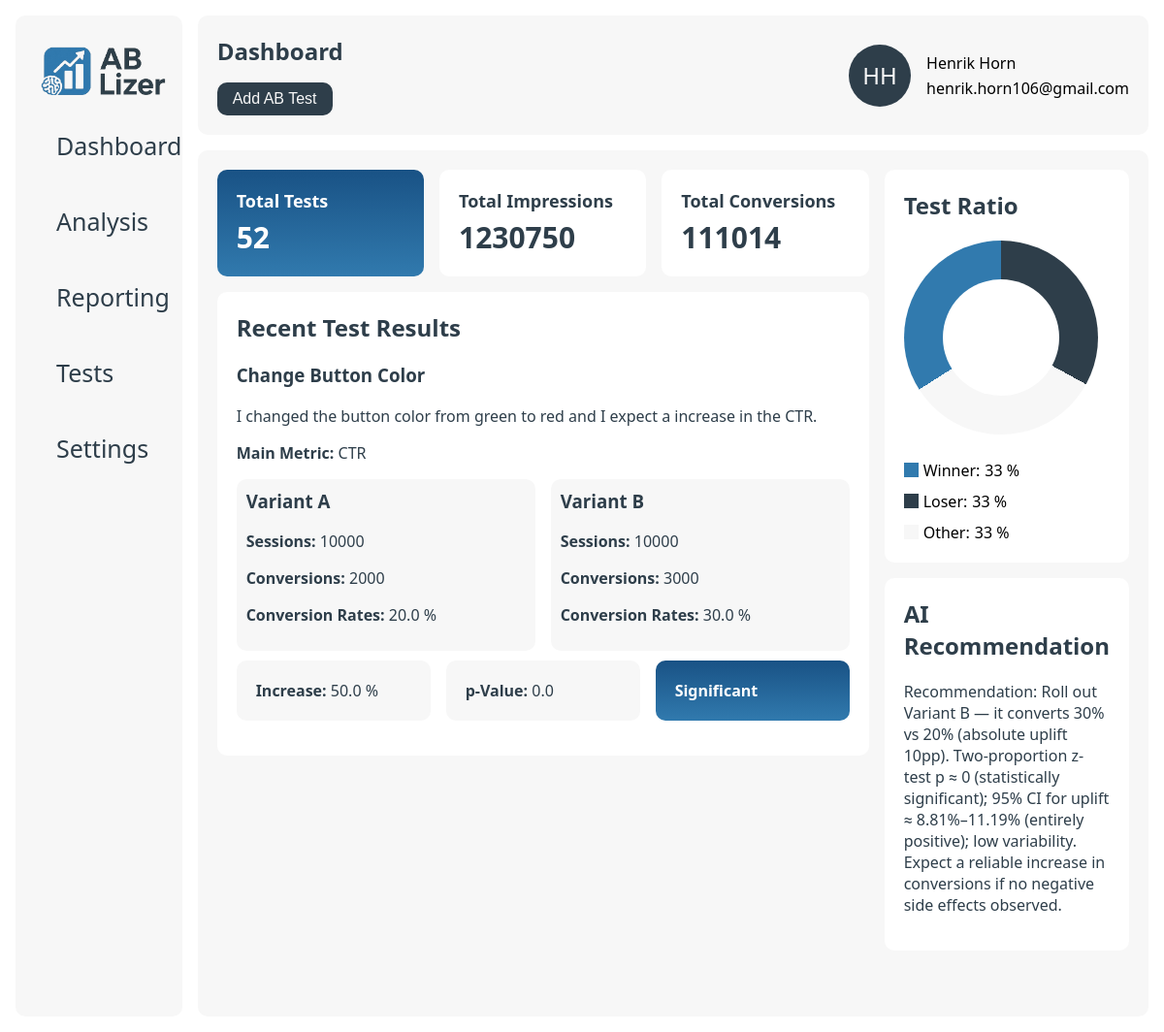
The page / on the database its author committed.
### data/models.py (models this page shows)
class users(db.Model):
    __tablename__ = 'users'
    id = db.Column(db.Integer, primary_key=True)
    company_id = db.Column(db.Integer, db.ForeignKey('companies.id'), nullable=False)
    name = db.Column(db.String(255), nullable=False)
    email = db.Column(db.String(255), nullable=False)

class ab_tests(db.Model):
    __tablename__ = 'ab_tests'
    id = db.Column(db.Integer, primary_key=True)
    company_id = db.Column(db.Integer, db.ForeignKey('companies.id'), nullable=False)
    name = db.Column(db.String(255), nullable=False)
    description = db.Column(db.Text, nullable=False)
    metric = db.Column(db.String(255), nullable=False)
    created_at = db.Column(db.DateTime, nullable=False)
    __repr__ = lambda self: f'<Ab_Test {self.id}>'
    __str__ = lambda self: f'{self.id}'

class variants(db.Model):
    __tablename__ = 'variants'
    id = db.Column(db.Integer, primary_key=True)
    test_id = db.Column(db.Integer, db.ForeignKey('ab_tests.id'), nullable=False)
    name = db.Column(db.String(255), nullable=False)
    impressions = db.Column(db.Integer, nullable=False)
    conversions = db.Column(db.Integer, nullable=False)
    conversion_rate = db.Column(db.Float, nullable=False)
    __repr__ = lambda self: f'<Variant {self.id}>'
    __str__ = lambda self: f'{self.id}'

class reports(db.Model):
    __tablename__ = 'reports'
    id = db.Column(db.Integer, primary_key=True)
    test_id = db.Column(db.Integer, db.ForeignKey('ab_tests.id'), nullable=False)
    p_value = db.Column(db.Float, nullable=False)
    summary = db.Column(db.Text, nullable=False)
    significance = db.Column(db.Boolean, nullable=False)
    increase_percent = db.Column(db.Float, nullable=True)
    ai_recommendation = db.Column(db.Text, nullable=False)
    created_at = db.Column(db.DateTime, nullable=False, default=db.func.now())
    __repr__ = lambda self: f'<Report {self.id}>'
    __str__ = lambda self: f'{self.id}'

### app.py (the view)
@app.route("/")
def home_page():
    user = db_manager.get_user(1)
    total_tests = len(db_manager.get_ab_tests(user.company_id))
    total_variants = db_manager.get_all_variants(user.company_id)
    total_impressions = 0
    total_conversions = 0
    for variant in total_variants:
        total_impressions += variant.impressions
        total_conversions += variant.conversions
    test = db_manager.get_recent_test(user.company_id)
    try:
        variants = db_manager.get_variants(test.id)
        report = db_manager.get_report(test.id)
    except AttributeError:
        variants = []
        report = None
    for variant in variants:
        variant.conversion_rate = round(float(variant.conversions) / float(variant.impressions) * 100, 2)
    return render_template("index.html",
                           user=user,
                           total_tests=total_tests,
                           total_impressions=total_impressions,
                           total_conversions=total_conversions,
                           test=test,
                           variants=variants,
                           report=report
                           )

### app.py (called while the page is built)
@app.template_filter('initials')
def get_initials(name):
    if not name:
        return ''
    parts = name.strip().split()
    if len(parts) >= 2:
        return (parts[0][0] + parts[1][0]).upper()
    elif len(parts) == 1:
        return parts[0][:2].upper()
    return ''

### data/db_manager.py (called while the page is built)
    def get_ab_tests(self, company_id):
        return ab_tests.query.filter_by(company_id=company_id).order_by(ab_tests.created_at.desc()).all()

    def get_recent_test(self, company_id):
        return ab_tests.query.filter_by(company_id=company_id).order_by(ab_tests.created_at.desc()).first()

    def get_all_variants(self, company_id):
        return db.session.query(variants).join(ab_tests).filter(ab_tests.company_id == company_id).all()

    def get_variants(self, test_id):
        return variants.query.filter_by(test_id=test_id).all()

    def get_report(self, test_id):
        return reports.query.filter_by(test_id=test_id).first()

    def get_user(self, user_id):
        return users.query.filter_by(id=user_id).first()

### templates/index.html (shortened to what this page needs)
{% extends "base.html" %}
{% block page_title %}Dashboard{% endblock %}
{% block page_button %}
    <button class="btn" id="addTestBtn">Add AB Test</button>{% endblock %}
{% block content %}
    <div class="column-grid-2">
        <div class="col-1">
            <div class="column-grid-3">
                <div class="card gradient">
                    <h2 class="card-title">Total Tests</h2>
                    <p class="card-value">{{ total_tests }}</p>
                </div>
                <div class="card">
                    <h2 class="card-title">Total Impressions</h2>
                    <p class="card-value">{{ total_impressions }}</p>
                </div>
                <div class="card">
                    <h2 class="card-title">Total Conversions</h2>
                    <p class="card-value">{{ total_conversions }}</p>
                </div>
            </div>
            <div class="card big">
                <h2>Recent Test Results</h2>
                {% if test is not none %}
                    <h3>{{ test.name }}</h3>
                    <p>{{ test.description }}</p>
                    <p><strong>Main Metric:</strong> {{ test.metric }}</p>
                    {% if variants != [] %}
                        <div class="column-grid-2">
                            {% for variant in variants %}
                                <div class="test-card">
                                    <h3>{{ variant.name }}</h3>
                                    <p><strong>Sessions:</strong> {{ variant.impressions }}</p>
                                    <p><strong>Conversions:</strong> {{ variant.conversions }}</p>
                                    <p><strong>Conversion Rates:</strong> {{ variant.conversion_rate }} %</p>
                                </div>
                            {% endfor %}
                        </div>
                        <div class="column-grid-3">
                            <div class="card secondary">
                                <p><strong>Increase:</strong> {{ report.increase_percent }} %</p>
                            </div>
                            <div class="card secondary">
                                <p><strong>p-Value:</strong> {{ report.p_value }}</p>
                            </div>
                            {% if report.significance %}
                                <div class="card gradient">
                                    <p><strong>Significant</strong></p>
                                </div>
                            {% else %}
                                <div class="card secondary">
                                    <p><strong>Not Significant</strong></p>
                                </div>
                            {% endif %}
                        </div>
                    {% else %}
                        <button class="btn" id="addVariantBtn">Add Variants</button>
                    {% endif %}
                {% else %}
                    <p>Create your first AB test to see the results.</p>
                {% endif %}
            </div>
        </div>
        <div class="col-2">
            <div class="card big">
                <h2>Test Ratio</h2>
                <div class="chart-container" data-company-id="{{ user.company_id }}">
                    <div class="pie hollow"></div>
                    <div class="legend">
                        <div class="legend-item">
                            <div class="legend-color">
                                <div class="winner"></div>
                            </div>
                            <span>Winner:</span>
                            <span>33 %</span>
                        </div>
                        <div class="legend-item">
                            <div class="legend-color">
                                <div class="loser"></div>
                            </div>
                            <span>Loser:</span>
                            <span>33 %</span>
                        </div>
                        <div class="legend-item">
                            <div class="legend-color">
                                <div class="na"></div>
                            </div>
                            <span>Other:</span>
                            <span>33 %</span>
                        </div>
                    </div>
                </div>
            </div>
            <div class="card big">
                <h2>AI Recommendation</h2>
                <p>{{ report.summary }}</p>
            </div>
        </div>
    </div>
{% endblock %}

### templates/base.html (shortened to what this page needs)
<!DOCTYPE html>
<html lang="en">
<head>
    <link href="{{ url_for('static', filename='style.css') }}" rel="stylesheet">
</head>
<body>
<div class="main-wrapper">
    <div class="sidenav" id="mySidenav">
        <div class="sidenav-container">
            <a class="logo" href="/"><img src="{{ url_for('static', filename='logo_ab-lizer.png') }}" height="50px"></a>
            <a href="/">
                <div class="tab">Dashboard</div>
            </a>
            <a href="#">
                <div class="tab">Analysis</div>
            </a>
            <a href="#">
                <div class="tab">Reporting</div>
            </a>
            <a href="/tests/{{ user.id }}">
                <div class="tab">Tests</div>
            </a>
            <a href="/settings/{{ user.id }}">
                <div class="tab">Settings</div>
            </a>
        </div>
    </div>
    <div class="wrapper">
        <nav>
            <div class="container navigation">
                <div class="hero">
                    <div>
                        <h1>{% block page_title %}{% endblock %}</h1>
                    </div>
                    <div>
                        {% block page_button %}{% endblock %}
                    </div>
                </div>
                <div class="col-wrapper">
                    <div class="profile">
                        <div class="profile-image">{{ user.name|initials }}</div>
                    </div>
                    <div class="profile-info">
                        <div>
                            {{ user.name }}
                        </div>
                        <div>
                            {{ user.email }}
                        </div>
                    </div>
                </div>
            </div>
        </nav>
        <main class="container">
            {% block content %}{% endblock %}
        </main>
    </div>
</div>
</body>
</html>

### static/style.css (style rules this page uses)
:root { --primary: #2E3E4A; --secondary: #F7F7F7; --accent: #317AAE; --gradient: linear-gradient(180deg, rgba(25, 82, 133, 1) 0%, rgba(49, 122, 174, 1) 100%); --danger: #ef4444; --bg: #ffffff; --radius: 10px; --shadow: 0 2px 8px rgba(30, 41, 59, 0.06); --font-primary: 'Segoe UI', 'Roboto', Arial, sans-serif; }
* { box-sizing: border-box; }
body { font-family: var(--font-primary); background: var(--bg); margin: 0; padding: 0; }
nav { background: var(--bg); }
main { overflow-y: scroll; }
p { color: var(--primary); }
h1, h2, h3, h4, h5, h6, p { margin-top: 0; color: var(--primary); }
a { color: var(--primary); text-decoration: none; }
.hero { display: flex; flex-direction: column; justify-content: center; gap: 16px; }
.main-wrapper { display: flex; padding: 16px; }
.wrapper { width: 100%; height: 100vh; padding-left: 16px; align-self: stretch; gap: 16px; display: flex; flex-direction: column; }
.container { padding: 20px 20px; background: var(--secondary); border-radius: var(--radius); height: 100%; }
.container.navigation, h1 { margin-bottom: 0; display: flex; justify-content: space-between; align-items: center; }
.logo { font-size: 1.5rem; font-weight: bold; text-decoration: none; }
.profile-image { display: flex; align-items: center; justify-content: center; border-radius: 50%; background-color: var(--primary); padding: 2px; width: 64px; height: 64px; font-size: 24px; color: var(--secondary); }
.profile-info { display: flex; flex-direction: column; gap: 4px; justify-content: center; }
button { padding: 8px 16px; border: none; border-radius: var(--radius); font-size: 1rem; cursor: pointer; background: var(--primary); color: var(--secondary); }
.sidenav { width: 300px; background-color: var(--bg); position: static; height: 100vh; overflow-x: hidden; }
.sidenav a { color: var(--primary); text-decoration: none; font-size: 25px; display: block; }
.sidenav .tab { padding: 16px 16px; color: var(--primary); text-decoration: none; font-size: 25px; display: block; transition: 0.3s; border-radius: var(--radius); }
.sidenav-container { display: flex; flex-direction: column; gap: 12px; background-color: var(--secondary); border-radius: var( --radius); padding: 32px 26px; height: 100%; }
.card { border-radius: var( --radius); padding: 20px; margin-bottom: 16px; min-width: 200px; background-color: var(--bg); }
.gradient { background: var(--gradient); }
.gradient p { color: var(--bg); margin-bottom: 0; }
.gradient h2 { color: var(--bg); }
.secondary { background: var(--secondary); }
.secondary p { margin-bottom: 0; }
.card.big { width: 100%; }
.card-title { font-size: 18px; margin-bottom: 5px; }
.card-value { font-size: 30px; font-weight: bold; margin: 0; }
.col-wrapper { display: flex; gap: 16px; flex-wrap: wrap; flex-grow: 0; flex-direction: row; }
.column-grid-2 { display: grid; grid-template-columns: repeat(2, 1fr); gap: 16px; }
.column-grid-3 { display: grid; grid-template-columns: repeat(3, 1fr); gap: 16px; }
.chart-container { display: flex; justify-content: flex-start; align-items: center; gap: 26px; flex-wrap: wrap; }
.pie { height: 200px; width: 200px; border-radius: 50%; background: conic-gradient( var(--primary) 0% 33%, var(--secondary) 33% 66%, var(--accent) 66% 100% ); }
.pie.hollow { display: flex; justify-content: center; align-items: center; }
.pie.hollow::after { content: ''; position: sticky; height: 120px; width: 120px; border-radius: 50%; background-color: var(--bg); }
.test-card { min-width: 250px; border-radius: var( --radius); padding: 10px; margin-bottom: 10px; background-color: var(--secondary); }
.legend { display: flex; gap: 10px; flex-wrap: wrap; flex-direction: column; }
.legend-item { display: flex; align-items: center; gap: 5px; }
.legend-color { width: 15px; height: 15px; border-radius: 50%; }
.winner { width: 100%; height: 100%; background-color: var(--accent); }
.loser { width: 100%; height: 100%; background-color: var(--primary); }
.na { width: 100%; height: 100%; background-color: var(--secondary); }

### rows shown on the page
users: name|initials "HH", name "Henrik Horn", email "henrik.horn106@gmail.com"
ab_tests: name "Change Button Color", description "I changed the button color from green to red and I expect a increase in the CTR.", metric "CTR"
variants: name "Variant A", impressions "10000", conversions "2000", conversion_rate "20.0"
variants: name "Variant B", impressions "10000", conversions "3000", conversion_rate "30.0"
reports: increase_percent "50.0", p_value "0.0", summary "Recommendation: Roll out Variant B — it converts 30% vs 20% (absolute uplift 10pp). Two-proportion z-test p ≈ 0 (statistically significant); 95% CI for uplift ≈ 8.81%–11.19% (entirely positive); low variability. Expect a reliable increase in conversions if no negative side effects observed."

### other values the page prints
{{ total_tests }} "52"
{{ total_impressions }} "1230750"
{{ total_conversions }} "111014"
